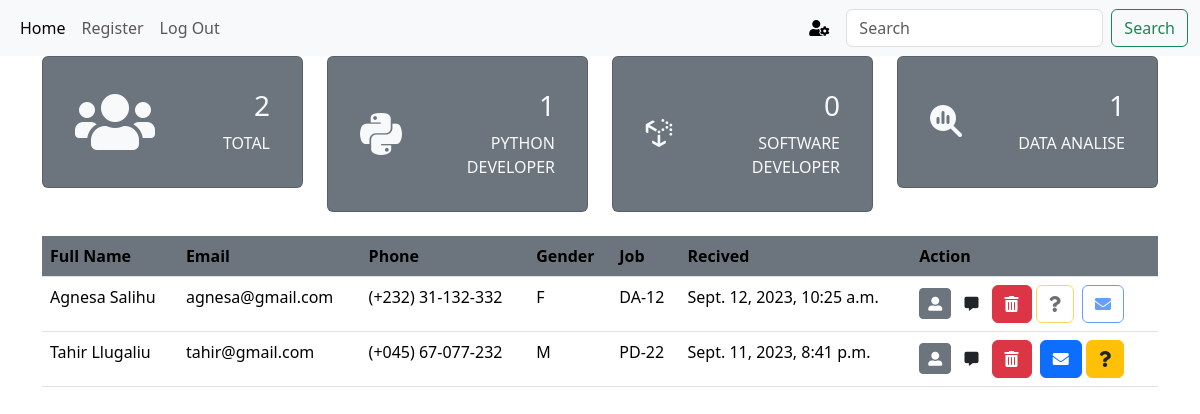
The app's page / (signed in) with its own data.
### app/models.py (models this page shows, shortened)
class Candidate(models.Model):
    company_note = models.TextField(null=True, blank=True)
    firstname = models.CharField(max_length=50)
    lastname = models.CharField(max_length=50)
    email = models.EmailField(max_length=50)
    phone = models.CharField(max_length=50)
    job = models.CharField(max_length=20)
    gender = models.CharField(max_length=20, choices=GENDER)
    age = models.IntegerField()
    exprience = models.BooleanField(null=True, default='No')
    company = models.CharField(max_length=20, null=True)
    file = models.FileField(upload_to='cv', null=True)
    image = models.ImageField(upload_to='candidate_images', null=True)
    situation = models.CharField(
        max_length=50, choices=SITUATION, default='Pending')
    created_at = models.DateTimeField(auto_now_add=True, null=True)
    class Meta:
        ordering = ('-created_at',)

### app/views.py (the view)
# urls.py: path('', views.home, name='home'),
@login_required(login_url='login')
def home(request):
    if 'q' in request.GET:
        q = request.GET['q']
        candidates = Candidate.objects.filter(
            Q(firstname__icontains=q) |
            Q(lastname__icontains=q) |
            Q(age__icontains=q) |
            Q(job__icontains=q) |
            Q(email__icontains=q) |
            Q(gender__icontains=q)
        )
    else:
        candidates = Candidate.objects.all()
    paginator = Paginator(candidates, 10)
    page = request.GET.get('page')
    all_candidate = paginator.get_page(page)
    total = candidates.count()
    pd = candidates.filter(job='PD-22').count()
    sd = candidates.filter(job='SD-10').count()
    da = candidates.filter(job='DA-12').count()
    context = {
        'candidates': all_candidate,
        'total': total,
        'pd': pd,
        'sd': sd,
        'da': da
    }
    return render(request, 'base/home.html', context)

### app/templates/base/home.html (shortened to what this page needs)
{% extends 'base/base.html' %}
{% block content %}
    <div class="container">
      <div class="row">
          <div class="col-xl-3 col-sm-6 col-6 mb-2">
            <div class="card p-3 bg-secondary text-light">
                <div class="card-body">
                    <div class="d-flex justify-content-between">
                        <div class="align-self-center">
                          <i class="fas fa-users fa-4x"></i>
                        </div>
                        <div class="text-end">
                            <h3> {{total}} </h3>
                            <p class="mb-0">TOTAL</p>
                        </div>
                    </div>
                </div>
            </div>
        </div>
        <div class="col-xl-3 col-sm-6 col-6 mb-2">
            <div class="card p-3 bg-secondary text-light">
                <div class="card-body">
                    <div class="d-flex justify-content-between">
                        <div class="align-self-center">
                          <i class="fa-brands fa-python fa-3x"></i>
                        </div>
                        <div class="text-end">
                            <h3> {{pd}} </h3>
                            <p class="mb-0">PYTHON DEVELOPER</p>
                        </div>
                    </div>
                </div>
            </div>
        </div>
        <div class="col-xl-3 col-sm-6 col-6 mb-2">
            <div class="card p-3 bg-secondary text-light">
                <div class="card-body">
                    <div class="d-flex justify-content-between">
                        <div class="align-self-center">
                          <i class="fa-brands fa-uncharted fa-2x"></i>                        </div>
                        <div class="text-end">
                            <h3> {{sd}} </h3>
                            <p class="mb-0">SOFTWARE DEVELOPER</p>
                        </div>
                    </div>
                </div>
            </div>
        </div>
        <div class="col-xl-3 col-sm-6 col-6 mb-2">
            <div class="card p-3 bg-secondary text-light">
                <div class="card-body">
                    <div class="d-flex justify-content-between">
                        <div class="align-self-center">
                          <i class="fa-solid fa-magnifying-glass-chart fa-2x"></i>
                        </div>
                          <div class="text-end">
                            <h3> {{da}} </h3>
                            <p class="mb-0">DATA ANALISE</p>
                          </div>
                    </div>
                </div>
            </div>
        </div>
    </div>
        <table class="table mt-3">
            <thead>
              <tr>
                <th class="bg-secondary" scope="col">Full Name</th>
                <th class="bg-secondary" scope="col">Email</th>
                <th class="bg-secondary" scope="col">Phone</th>
                <th class="bg-secondary" scope="col">Gender</th>
                <th class="bg-secondary" scope="col">Job</th>
                <th class="bg-secondary" scope="col">Recived</th>
                <th class="bg-secondary" scope="col">Action</th>
              </tr>
            </thead>
            <tbody>
                {% for candidate in candidates %}
              <tr>
                <td>{{candidate.firstname}} {{candidate.lastname}} </td>
                <td> {{candidate.email}} </td>
                <td> {{candidate.phone}} </td>
                <td> {{candidate.gender}} </td>
                <td> {{candidate.job}} </td>
                <td> {{candidate.created_at}} </td>
                <td>
                    <a href="{% url 'candidate' candidate.id %}" class="btn btn-secondary btn-sm">
                        <i class="fas fa-user-alt"></i>
                    </a>
                    <a href="{% url 'chat' candidate.id %}" class="btn btn-sm">
                      <i class="fas fa-comment-alt"></i>
                    </a>
                    {% if request.user.is_superuser %}
                      <a class="btn btn-danger" data-bs-toggle="modal" data-bs-target="#deleteModal{{candidate.pk}}">
                        <i class="fas fa-trash-alt"></i>
                      </a>
                    {% endif %}
                    {% if candidate.company_note == '' %}
                    <button disabled class="btn btn-outline-warning text-dark">
                      <i class="fas fa-question"></i>
                    </button>
                    <button disabled  class="btn btn-outline-primary ms-1">
                      <i class="fas fa-envelope"></i>
                    </button>
                    {% else %}
                    <button class="btn btn-primary ms-1" data-bs-toggle="modal" data-bs-target="#emailModal{{candidate.pk}}">
                      <i class="fas fa-envelope"></i>
                    </button>
                    <button class="btn btn-warning text-dark" data-bs-toggle="modal" data-bs-target="#noteModal{{candidate.pk}}">
                      <i class="fas fa-question"></i>
                    </button>
                    {% endif %}
                </td>
              </tr>
              {% endfor %}
            </tbody>
          </table>
    </div>
{% endblock %}

### records on screen
Candidate: firstname "Agnesa", lastname "Salihu", email "agnesa@gmail.com", phone "(+232) 31-132-332", gender "F", job "DA-12", created_at "Sept. 12, 2023, 10:25 a.m."
Candidate: firstname "Tahir", lastname "Llugaliu", email "tahir@gmail.com", phone "(+045) 67-077-232", gender "M", job "PD-22", created_at "Sept. 11, 2023, 8:41 p.m."

### other values on screen
{{ total }} "2"
{{ pd }} "1"
{{ sd }} "0"
{{ da }} "1"
